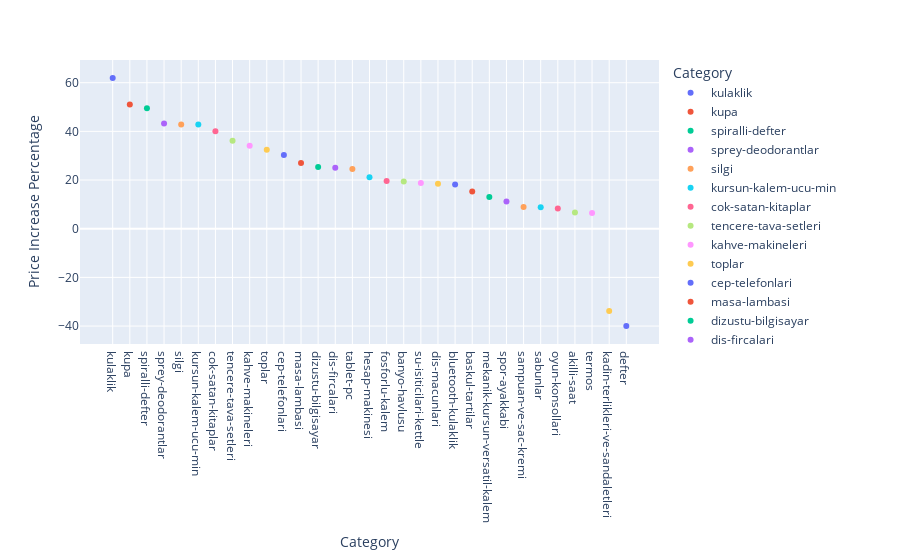

Notebook source saved alongside this figure:
### Code cell
# Do the same thing with interactive plot

fig = px.scatter(avg_price_increase_by_category, x='Category', y='Price Increase Percentage', color='Category')
fig.show()

### Figure 1 — Plotly figure (JSON) as saved in the notebook; plotly's stock layout.template omitted (floating-point values rounded to 4 significant figures)
{"data": [{"hovertemplate": "Category=%{x}<br>Price Increase Percentage=%{y}<extra></extra>", "legendgroup": "kulaklik", "marker": {"color": "#636efa", "symbol": "circle"}, "mode": "markers", "name": "kulaklik", "orientation": "v", "showlegend": true, "type": "scatter", "x": ["kulaklik"], "xaxis": "x", "y": [61.95], "yaxis": "y"}, {"hovertemplate": "Category=%{x}<br>Price Increase Percentage=%{y}<extra></extra>", "legendgroup": "kupa", "marker": {"color": "#EF553B", "symbol": "circle"}, "mode": "markers", "name": "kupa", "orientation": "v", "showlegend": true, "type": "scatter", "x": ["kupa"], "xaxis": "x", "y": [51.06], "yaxis": "y"}, {"hovertemplate": "Category=%{x}<br>Price Increase Percentage=%{y}<extra></extra>", "legendgroup": "spiralli-defter", "marker": {"color": "#00cc96", "symbol": "circle"}, "mode": "markers", "name": "spiralli-defter", "orientation": "v", "showlegend": true, "type": "scatter", "x": ["spiralli-defter"], "xaxis": "x", "y": [49.45], "yaxis": "y"}, {"hovertemplate": "Category=%{x}<br>Price Increase Percentage=%{y}<extra></extra>", "legendgroup": "sprey-deodorantlar", "marker": {"color": "#ab63fa", "symbol": "circle"}, "mode": "markers", "name": "sprey-deodorantlar", "orientation": "v", "showlegend": true, "type": "scatter", "x": ["sprey-deodorantlar"], "xaxis": "x", "y": [43.22], "yaxis": "y"}, {"hovertemplate": "Category=%{x}<br>Price Increase Percentage=%{y}<extra></extra>", "legendgroup": "silgi", "marker": {"color": "#FFA15A", "symbol": "circle"}, "mode": "markers", "name": "silgi", "orientation": "v", "showlegend": true, "type": "scatter", "x": ["silgi"], "xaxis": "x", "y": [42.86], "yaxis": "y"}, {"hovertemplate": "Category=%{x}<br>Price Increase Percentage=%{y}<extra></extra>", "legendgroup": "kursun-kalem-ucu-min", "marker": {"color": "#19d3f3", "symbol": "circle"}, "mode": "markers", "name": "kursun-kalem-ucu-min", "orientation": "v", "showlegend": true, "type": "scatter", "x": ["kursun-kalem-ucu-min"], "xaxis": "x", "y": [42.86], "yaxis": "y"}, {"hovertemplate": "Category=%{x}<br>Price Increase Percentage=%{y}<extra></extra>", "legendgroup": "cok-satan-kitaplar", "marker": {"color": "#FF6692", "symbol": "circle"}, "mode": "markers", "name": "cok-satan-kitaplar", "orientation": "v", "showlegend": true, "type": "scatter", "x": ["cok-satan-kitaplar"], "xaxis": "x", "y": [40], "yaxis": "y"}, {"hovertemplate": "Category=%{x}<br>Price Increase Percentage=%{y}<extra></extra>", "legendgroup": "tencere-tava-setleri", "marker": {"color": "#B6E880", "symbol": "circle"}, "mode": "markers", "name": "tencere-tava-setleri", "orientation": "v", "showlegend": true, "type": "scatter", "x": ["tencere-tava-setleri"], "xaxis": "x", "y": [36.16], "yaxis": "y"}, {"hovertemplate": "Category=%{x}<br>Price Increase Percentage=%{y}<extra></extra>", "legendgroup": "kahve-makineleri", "marker": {"color": "#FF97FF", "symbol": "circle"}, "mode": "markers", "name": "kahve-makineleri", "orientation": "v", "showlegend": true, "type": "scatter", "x": ["kahve-makineleri"], "xaxis": "x", "y": [34.05], "yaxis": "y"}, {"hovertemplate": "Category=%{x}<br>Price Increase Percentage=%{y}<extra></extra>", "legendgroup": "toplar", "marker": {"color": "#FECB52", "symbol": "circle"}, "mode": "markers", "name": "toplar", "orientation": "v", "showlegend": true, "type": "scatter", "x": ["toplar"], "xaxis": "x", "y": [32.43], "yaxis": "y"}, {"hovertemplate": "Category=%{x}<br>Price Increase Percentage=%{y}<extra></extra>", "legendgroup": "cep-telefonlari", "marker": {"color": "#636efa", "symbol": "circle"}, "mode": "markers", "name": "cep-telefonlari", "orientation": "v", "showlegend": true, "type": "scatter", "x": ["cep-telefonlari"], "xaxis": "x", "y": [30.26], "yaxis": "y"}, {"hovertemplate": "Category=%{x}<br>Price Increase Percentage=%{y}<extra></extra>", "legendgroup": "masa-lambasi", "marker": {"color": "#EF553B", "symbol": "circle"}, "mode": "markers", "name": "masa-lambasi", "orientation": "v", "showlegend": true, "type": "scatter", "x": ["masa-lambasi"], "xaxis": "x", "y": [26.97], "yaxis": "y"}, {"hovertemplate": "Category=%{x}<br>Price Increase Percentage=%{y}<extra></extra>", "legendgroup": "dizustu-bilgisayar", "marker": {"color": "#00cc96", "symbol": "circle"}, "mode": "markers", "name": "dizustu-bilgisayar", "orientation": "v", "showlegend": true, "type": "scatter", "x": ["dizustu-bilgisayar"], "xaxis": "x", "y": [25.35], "yaxis": "y"}, {"hovertemplate": "Category=%{x}<br>Price Increase Percentage=%{y}<extra></extra>", "legendgroup": "dis-fircalari", "marker": {"color": "#ab63fa", "symbol": "circle"}, "mode": "markers", "name": "dis-fircalari", "orientation": "v", "showlegend": true, "type": "scatter", "x": ["dis-fircalari"], "xaxis": "x", "y": [25], "yaxis": "y"}, {"hovertemplate": "Category=%{x}<br>Price Increase Percentage=%{y}<extra></extra>", "legendgroup": "tablet-pc", "marker": {"color": "#FFA15A", "symbol": "circle"}, "mode": "markers", "name": "tablet-pc", "orientation": "v", "showlegend": true, "type": "scatter", "x": ["tablet-pc"], "xaxis": "x", "y": [24.56], "yaxis": "y"}, {"hovertemplate": "Category=%{x}<br>Price Increase Percentage=%{y}<extra></extra>", "legendgroup": "hesap-makinesi", "marker": {"color": "#19d3f3", "symbol": "circle"}, "mode": "markers", "name": "hesap-makinesi", "orientation": "v", "showlegend": true, "type": "scatter", "x": ["hesap-makinesi"], "xaxis": "x", "y": [21.16], "yaxis": "y"}, {"hovertemplate": "Category=%{x}<br>Price Increase Percentage=%{y}<extra></extra>", "legendgroup": "fosforlu-kalem", "marker": {"color": "#FF6692", "symbol": "circle"}, "mode": "markers", "name": "fosforlu-kalem", "orientation": "v", "showlegend": true, "type": "scatter", "x": ["fosforlu-kalem"], "xaxis": "x", "y": [19.57], "yaxis": "y"}, {"hovertemplate": "Category=%{x}<br>Price Increase Percentage=%{y}<extra></extra>", "legendgroup": "banyo-havlusu", "marker": {"color": "#B6E880", "symbol": "circle"}, "mode": "markers", "name": "banyo-havlusu", "orientation": "v", "showlegend": true, "type": "scatter", "x": ["banyo-havlusu"], "xaxis": "x", "y": [19.39], "yaxis": "y"}, {"hovertemplate": "Category=%{x}<br>Price Increase Percentage=%{y}<extra></extra>", "legendgroup": "su-isiticilari-kettle", "marker": {"color": "#FF97FF", "symbol": "circle"}, "mode": "markers", "name": "su-isiticilari-kettle", "orientation": "v", "showlegend": true, "type": "scatter", "x": ["su-isiticilari-kettle"], "xaxis": "x", "y": [18.79], "yaxis": "y"}, {"hovertemplate": "Category=%{x}<br>Price Increase Percentage=%{y}<extra></extra>", "legendgroup": "dis-macunlari", "marker": {"color": "#FECB52", "symbol": "circle"}, "mode": "markers", "name": "dis-macunlari", "orientation": "v", "showlegend": true, "type": "scatter", "x": ["dis-macunlari"], "xaxis": "x", "y": [18.52], "yaxis": "y"}, {"hovertemplate": "Category=%{x}<br>Price Increase Percentage=%{y}<extra></extra>", "legendgroup": "bluetooth-kulaklik", "marker": {"color": "#636efa", "symbol": "circle"}, "mode": "markers", "name": "bluetooth-kulaklik", "orientation": "v", "showlegend": true, "type": "scatter", "x": ["bluetooth-kulaklik"], "xaxis": "x", "y": [18.17], "yaxis": "y"}, {"hovertemplate": "Category=%{x}<br>Price Increase Percentage=%{y}<extra></extra>", "legendgroup": "baskul-tartilar", "marker": {"color": "#EF553B", "symbol": "circle"}, "mode": "markers", "name": "baskul-tartilar", "orientation": "v", "showlegend": true, "type": "scatter", "x": ["baskul-tartilar"], "xaxis": "x", "y": [15.27], "yaxis": "y"}, {"hovertemplate": "Category=%{x}<br>Price Increase Percentage=%{y}<extra></extra>", "legendgroup": "mekanik-kursun-versatil-kalem", "marker": {"color": "#00cc96", "symbol": "circle"}, "mode": "markers", "name": "mekanik-kursun-versatil-kalem", "orientation": "v", "showlegend": true, "type": "scatter", "x": ["mekanik-kursun-versatil-kalem"], "xaxis": "x", "y": [13.07], "yaxis": "y"}, {"hovertemplate": "Category=%{x}<br>Price Increase Percentage=%{y}<extra></extra>", "legendgroup": "spor-ayakkabi", "marker": {"color": "#ab63fa", "symbol": "circle"}, "mode": "markers", "name": "spor-ayakkabi", "orientation": "v", "showlegend": true, "type": "scatter", "x": ["spor-ayakkabi"], "xaxis": "x", "y": [11.17], "yaxis": "y"}, {"hovertemplate": "Category=%{x}<br>Price Increase Percentage=%{y}<extra></extra>", "legendgroup": "sampuan-ve-sac-kremi", "marker": {"color": "#FFA15A", "symbol": "circle"}, "mode": "markers", "name": "sampuan-ve-sac-kremi", "orientation": "v", "showlegend": true, "type": "scatter", "x": ["sampuan-ve-sac-kremi"], "xaxis": "x", "y": [8.925], "yaxis": "y"}, {"hovertemplate": "Category=%{x}<br>Price Increase Percentage=%{y}<extra></extra>", "legendgroup": "sabunlar", "marker": {"color": "#19d3f3", "symbol": "circle"}, "mode": "markers", "name": "sabunlar", "orientation": "v", "showlegend": true, "type": "scatter", "x": ["sabunlar"], "xaxis": "x", "y": [8.803], "yaxis": "y"}, {"hovertemplate": "Category=%{x}<br>Price Increase Percentage=%{y}<extra></extra>", "legendgroup": "oyun-konsollari", "marker": {"color": "#FF6692", "symbol": "circle"}, "mode": "markers", "name": "oyun-konsollari", "orientation": "v", "showlegend": true, "type": "scatter", "x": ["oyun-konsollari"], "xaxis": "x", "y": [8.351], "yaxis": "y"}, {"hovertemplate": "Category=%{x}<br>Price Increase Percentage=%{y}<extra></extra>", "legendgroup": "akilli-saat", "marker": {"color": "#B6E880", "symbol": "circle"}, "mode": "markers", "name": "akilli-saat", "orientation": "v", "showlegend": true, "type": "scatter", "x": ["akilli-saat"], "xaxis": "x", "y": [6.683], "yaxis": "y"}, {"hovertemplate": "Category=%{x}<br>Price Increase Percentage=%{y}<extra></extra>", "legendgroup": "termos", "marker": {"color": "#FF97FF", "symbol": "circle"}, "mode": "markers", "name": "termos", "orientation": "v", "showlegend": true, "type": "scatter", "x": ["termos"], "xaxis": "x", "y": [6.473], "yaxis": "y"}, {"hovertemplate": "Category=%{x}<br>Price Increase Percentage=%{y}<extra></extra>", "legendgroup": "kadin-terlikleri-ve-sandaletleri", "marker": {"color": "#FECB52", "symbol": "circle"}, "mode": "markers", "name": "kadin-terlikleri-ve-sandaletleri", "orientation": "v", "showlegend": true, "type": "scatter", "x": ["kadin-terlikleri-ve-sandaletleri"], "xaxis": "x", "y": [-33.85], "yaxis": "y"}, {"hovertemplate": "Category=%{x}<br>Price Increase Percentage=%{y}<extra></extra>", "legendgroup": "defter", "marker": {"color": "#636efa", "symbol": "circle"}, "mode": "markers", "name": "defter", "orientation": "v", "showlegend": true, "type": "scatter", "x": ["defter"], "xaxis": "x", "y": [-40], "yaxis": "y"}], "layout": {"legend": {"title": {"text": "Category"}, "tracegroupgap": 0}, "margin": {"t": 60}, "xaxis": {"anchor": "y", "categoryarray": ["kulaklik", "kupa", "spiralli-defter", "sprey-deodorantlar", "silgi", "kursun-kalem-ucu-min", "cok-satan-kitaplar", "tencere-tava-setleri", "kahve-makineleri", "toplar", "cep-telefonlari", "masa-lambasi", "dizustu-bilgisayar", "dis-fircalari", "tablet-pc", "hesap-makinesi", "fosforlu-kalem", "banyo-havlusu", "su-isiticilari-kettle", "dis-macunlari", "bluetooth-kulaklik", "baskul-tartilar", "mekanik-kursun-versatil-kalem", "spor-ayakkabi", "sampuan-ve-sac-kremi", "sabunlar", "oyun-konsollari", "akilli-saat", "termos", "kadin-terlikleri-ve-sandaletleri", "defter"], "categoryorder": "array", "domain": [0, 1], "title": {"text": "Category"}}, "yaxis": {"anchor": "x", "domain": [0, 1], "title": {"text": "Price Increase Percentage"}}}}
